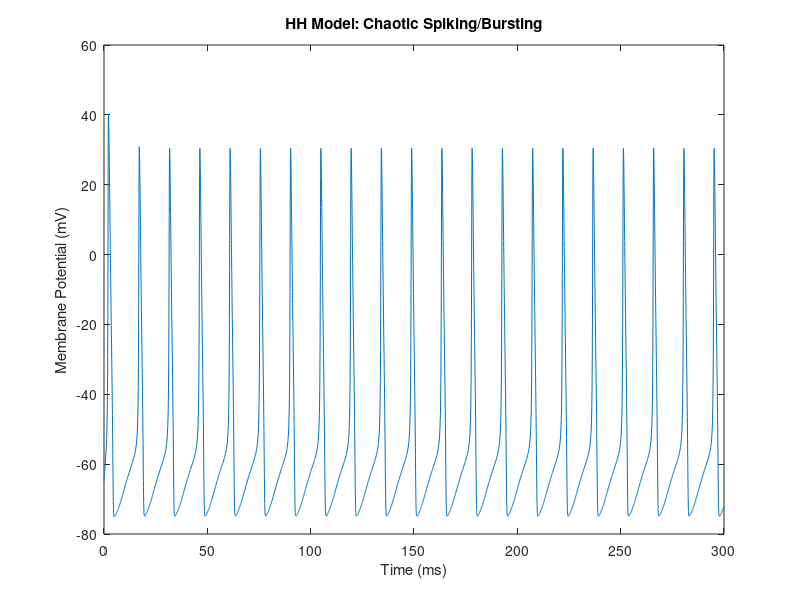

Write MATLAB code to recreate this figure.
function hodgkin_huxley_chaos
    % Parameters (adjusted to induce chaos)
    Cm = 1;      gNa = 120;    gK = 36;     gL = 0.3;
    ENa = 50;    EK = -77;     EL = -54.4;
    Iext = 10;   % External current (uA/cm²)

    % Initial conditions
    V0 = -65;    m0 = 0.05;    h0 = 0.6;    n0 = 0.32;
    y0 = [V0; m0; h0; n0];

    % Time span (long simulation to capture chaos)
    tspan = [0 300]; % Extended time to observe irregularity

    % Solve ODEs
    [t, y] = ode45(@(t, y) hh_ode(t, y, Cm, gNa, gK, gL, ENa, EK, EL, Iext), tspan, y0);

    % Plot membrane potential
    figure;
    plot(t, y(:, 1));
    xlabel('Time (ms)'), ylabel('Membrane Potential (mV)');
    title('HH Model: Chaotic Spiking/Bursting');
end

function dydt = hh_ode(~, y, Cm, gNa, gK, gL, ENa, EK, EL, Iext)
    V = y(1); m = y(2); h = y(3); n = y(4);

    % Rate constants (voltage-dependent)
    alpha_m = 0.1 * (V + 40) / (1 - exp(-(V + 40)/10));
    beta_m  = 4 * exp(-(V + 65)/18);
    alpha_h = 0.07 * exp(-(V + 65)/20);
    beta_h  = 1 / (1 + exp(-(V + 35)/10));
    alpha_n = 0.01 * (V + 55) / (1 - exp(-(V + 55)/10));
    beta_n  = 0.125 * exp(-(V + 65)/80);

    % Gating dynamics
    dmdt = alpha_m * (1 - m) - beta_m * m;
    dhdt = alpha_h * (1 - h) - beta_h * h;
    dndt = alpha_n * (1 - n) - beta_n * n;

    % Ion currents
    INa = gNa * m^3 * h * (V - ENa);
    IK  = gK * n^4 * (V - EK);
    IL  = gL * (V - EL);

    % Membrane potential dynamics
    dVdt = (Iext - INa - IK - IL) / Cm;

    dydt = [dVdt; dmdt; dhdt; dndt];
end

